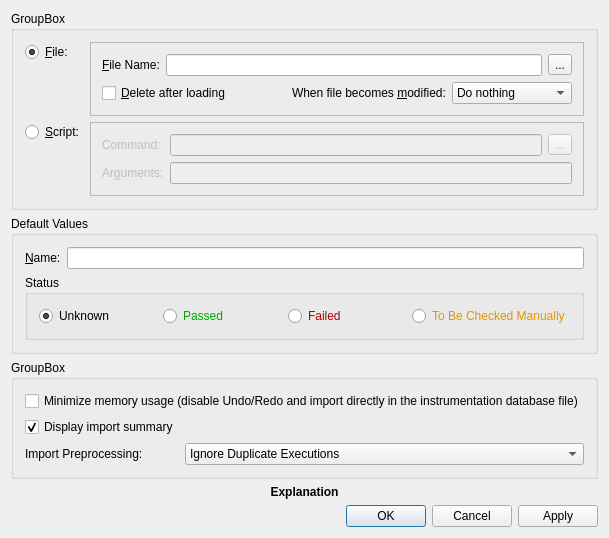
<?xml version="1.0" encoding="UTF-8"?>
<ui version="4.0">
 <class>WLoadExecutionUI</class>
 <widget class="QDialog" name="WLoadExecutionUI">
  <property name="geometry">
   <rect>
    <x>0</x>
    <y>0</y>
    <width>566</width>
    <height>461</height>
   </rect>
  </property>
  <property name="windowTitle">
   <string>Load the execution result</string>
  </property>
  <layout class="QVBoxLayout" name="verticalLayout">
   <item>
    <widget class="QGroupBox" name="groupBox_3">
     <property name="title">
      <string>GroupBox</string>
     </property>
     <layout class="QFormLayout" name="formLayout">
      <item row="0" column="0">
       <widget class="QRadioButton" name="select_file_p">
        <property name="text">
         <string>&amp;File:</string>
        </property>
        <property name="checked">
         <bool>true</bool>
        </property>
       </widget>
      </item>
      <item row="0" column="1">
       <widget class="QFrame" name="frame_file_p">
        <property name="frameShape">
         <enum>QFrame::StyledPanel</enum>
        </property>
        <property name="frameShadow">
         <enum>QFrame::Raised</enum>
        </property>
        <layout class="QGridLayout">
         <item row="0" column="1" colspan="3">
          <layout class="QHBoxLayout">
           <item>
            <widget class="QLineEdit" name="file_p"/>
           </item>
           <item>
            <widget class="QToolButton" name="browse_p">
             <property name="text">
              <string>...</string>
             </property>
            </widget>
           </item>
          </layout>
         </item>
         <item row="0" column="0">
          <widget class="QLabel" name="textLabel2">
           <property name="sizePolicy">
            <sizepolicy hsizetype="Fixed" vsizetype="Fixed">
             <horstretch>0</horstretch>
             <verstretch>0</verstretch>
            </sizepolicy>
           </property>
           <property name="text">
            <string>&amp;File Name:</string>
           </property>
           <property name="buddy">
            <cstring>file_p</cstring>
           </property>
          </widget>
         </item>
         <item row="1" column="0" colspan="2">
          <widget class="QCheckBox" name="delete_p">
           <property name="sizePolicy">
            <sizepolicy hsizetype="Fixed" vsizetype="Fixed">
             <horstretch>0</horstretch>
             <verstretch>0</verstretch>
            </sizepolicy>
           </property>
           <property name="text">
            <string>&amp;Delete after loading</string>
           </property>
          </widget>
         </item>
         <item row="1" column="3">
          <widget class="QComboBox" name="watch_p">
           <item>
            <property name="text">
             <string>Do nothing</string>
            </property>
           </item>
           <item>
            <property name="text">
             <string>Open this dialog</string>
            </property>
           </item>
          </widget>
         </item>
         <item row="1" column="2">
          <widget class="QLabel" name="label_2">
           <property name="text">
            <string>When file becomes &amp;modified:</string>
           </property>
           <property name="buddy">
            <cstring>watch_p</cstring>
           </property>
          </widget>
         </item>
        </layout>
       </widget>
      </item>
      <item row="1" column="0">
       <widget class="QRadioButton" name="select_script_p">
        <property name="text">
         <string>&amp;Script:</string>
        </property>
       </widget>
      </item>
      <item row="1" column="1">
       <widget class="QFrame" name="frame_script_p">
        <property name="enabled">
         <bool>false</bool>
        </property>
        <property name="frameShape">
         <enum>QFrame::StyledPanel</enum>
        </property>
        <property name="frameShadow">
         <enum>QFrame::Raised</enum>
        </property>
        <layout class="QGridLayout">
         <item row="0" column="0">
          <widget class="QLabel" name="label">
           <property name="text">
            <string>Command:</string>
           </property>
           <property name="buddy">
            <cstring>script_p</cstring>
           </property>
          </widget>
         </item>
         <item row="1" column="1">
          <widget class="QLineEdit" name="arguments_p"/>
         </item>
         <item row="1" column="0">
          <widget class="QLabel" name="label_3">
           <property name="text">
            <string>Arguments:</string>
           </property>
          </widget>
         </item>
         <item row="0" column="1">
          <layout class="QHBoxLayout">
           <item>
            <widget class="QLineEdit" name="script_p"/>
           </item>
           <item>
            <widget class="QToolButton" name="browse_script_p">
             <property name="text">
              <string>...</string>
             </property>
            </widget>
           </item>
          </layout>
         </item>
        </layout>
       </widget>
      </item>
     </layout>
    </widget>
   </item>
   <item>
    <widget class="QGroupBox" name="groupBox_2">
     <property name="title">
      <string>Default Values</string>
     </property>
     <layout class="QGridLayout" name="gridLayout123">
      <item row="0" column="0">
       <widget class="QLabel" name="textLabel1">
        <property name="sizePolicy">
         <sizepolicy hsizetype="Fixed" vsizetype="Fixed">
          <horstretch>0</horstretch>
          <verstretch>0</verstretch>
         </sizepolicy>
        </property>
        <property name="text">
         <string>&amp;Name:</string>
        </property>
        <property name="buddy">
         <cstring>name_p</cstring>
        </property>
       </widget>
      </item>
      <item row="0" column="1">
       <widget class="QLineEdit" name="name_p">
        <property name="toolTip">
         <string>&lt;!DOCTYPE HTML PUBLIC &quot;-//W3C//DTD HTML 4.0//EN&quot; &quot;http://www.w3.org/TR/REC-html40/strict.dtd&quot;&gt;
&lt;html&gt;&lt;head&gt;&lt;meta name=&quot;qrichtext&quot; content=&quot;1&quot; /&gt;&lt;style type=&quot;text/css&quot;&gt;
p, li { white-space: pre-wrap; }
&lt;/style&gt;&lt;/head&gt;&lt;body style=&quot; font-family:'Sans Serif'; font-size:9pt; font-weight:400; font-style:normal;&quot;&gt;
&lt;table style=&quot;-qt-table-type: root; margin-top:4px; margin-bottom:4px; margin-left:4px; margin-right:4px;&quot;&gt;
&lt;tr&gt;
&lt;td style=&quot;border: none;&quot;&gt;
&lt;p style=&quot; margin-top:0px; margin-bottom:0px; margin-left:0px; margin-right:0px; -qt-block-indent:0; text-indent:0px;&quot;&gt;Execution Name.&lt;/p&gt;
&lt;p style=&quot; margin-top:0px; margin-bottom:0px; margin-left:0px; margin-right:0px; -qt-block-indent:0; text-indent:0px;&quot;&gt;&lt;span style=&quot; font-style:italic; text-decoration: underline;&quot;&gt;Note:&lt;/span&gt;&lt;span style=&quot; font-style:italic;&quot;&gt; &lt;/span&gt;only relevant if the execution name is not defined in the execution report.&lt;/p&gt;&lt;/td&gt;&lt;/tr&gt;&lt;/table&gt;&lt;/body&gt;&lt;/html&gt;</string>
        </property>
        <property name="statusTip">
         <string>Execution Name</string>
        </property>
       </widget>
      </item>
      <item row="1" column="0" colspan="2">
       <widget class="QGroupBox" name="groupBox">
        <property name="title">
         <string>Status</string>
        </property>
        <layout class="QHBoxLayout" name="horizontalLayout">
         <item>
          <widget class="QRadioButton" name="execution_status_unknown_p">
           <property name="toolTip">
            <string>&lt;!DOCTYPE HTML PUBLIC &quot;-//W3C//DTD HTML 4.0//EN&quot; &quot;http://www.w3.org/TR/REC-html40/strict.dtd&quot;&gt;
&lt;html&gt;&lt;head&gt;&lt;meta name=&quot;qrichtext&quot; content=&quot;1&quot; /&gt;&lt;style type=&quot;text/css&quot;&gt;
p, li { white-space: pre-wrap; }
&lt;/style&gt;&lt;/head&gt;&lt;body style=&quot; font-family:'Sans Serif'; font-size:9pt; font-weight:400; font-style:normal;&quot;&gt;
&lt;table style=&quot;-qt-table-type: root; margin-top:4px; margin-bottom:4px; margin-left:4px; margin-right:4px;&quot;&gt;
&lt;tr&gt;
&lt;td style=&quot;border: none;&quot;&gt;
&lt;p style=&quot; margin-top:0px; margin-bottom:0px; margin-left:0px; margin-right:0px; -qt-block-indent:0; text-indent:0px;&quot;&gt;Unknow execution status.&lt;/p&gt;
&lt;p style=&quot; margin-top:0px; margin-bottom:0px; margin-left:0px; margin-right:0px; -qt-block-indent:0; text-indent:0px;&quot;&gt;&lt;span style=&quot; font-style:italic; text-decoration: underline;&quot;&gt;Note:&lt;/span&gt;&lt;span style=&quot; font-style:italic;&quot;&gt; &lt;/span&gt;only relevant if the execution status is not defined in the execution report.&lt;/p&gt;&lt;/td&gt;&lt;/tr&gt;&lt;/table&gt;&lt;/body&gt;&lt;/html&gt;</string>
           </property>
           <property name="statusTip">
            <string>Execution status unknown</string>
           </property>
           <property name="text">
            <string>Unknown</string>
           </property>
           <property name="checked">
            <bool>true</bool>
           </property>
          </widget>
         </item>
         <item>
          <widget class="QRadioButton" name="execution_status_passed_p">
           <property name="palette">
            <palette>
             <active>
              <colorrole role="WindowText">
               <brush brushstyle="SolidPattern">
                <color alpha="255">
                 <red>0</red>
                 <green>170</green>
                 <blue>0</blue>
                </color>
               </brush>
              </colorrole>
              <colorrole role="Text">
               <brush brushstyle="SolidPattern">
                <color alpha="255">
                 <red>0</red>
                 <green>255</green>
                 <blue>0</blue>
                </color>
               </brush>
              </colorrole>
             </active>
             <inactive>
              <colorrole role="WindowText">
               <brush brushstyle="SolidPattern">
                <color alpha="255">
                 <red>0</red>
                 <green>170</green>
                 <blue>0</blue>
                </color>
               </brush>
              </colorrole>
              <colorrole role="Text">
               <brush brushstyle="SolidPattern">
                <color alpha="255">
                 <red>0</red>
                 <green>255</green>
                 <blue>0</blue>
                </color>
               </brush>
              </colorrole>
             </inactive>
             <disabled>
              <colorrole role="WindowText">
               <brush brushstyle="SolidPattern">
                <color alpha="255">
                 <red>110</red>
                 <green>111</green>
                 <blue>114</blue>
                </color>
               </brush>
              </colorrole>
              <colorrole role="Text">
               <brush brushstyle="SolidPattern">
                <color alpha="255">
                 <red>110</red>
                 <green>111</green>
                 <blue>114</blue>
                </color>
               </brush>
              </colorrole>
             </disabled>
            </palette>
           </property>
           <property name="toolTip">
            <string>&lt;!DOCTYPE HTML PUBLIC &quot;-//W3C//DTD HTML 4.0//EN&quot; &quot;http://www.w3.org/TR/REC-html40/strict.dtd&quot;&gt;
&lt;html&gt;&lt;head&gt;&lt;meta name=&quot;qrichtext&quot; content=&quot;1&quot; /&gt;&lt;style type=&quot;text/css&quot;&gt;
p, li { white-space: pre-wrap; }
&lt;/style&gt;&lt;/head&gt;&lt;body style=&quot; font-family:'Sans Serif'; font-size:9pt; font-weight:400; font-style:normal;&quot;&gt;
&lt;table style=&quot;-qt-table-type: root; margin-top:4px; margin-bottom:4px; margin-left:4px; margin-right:4px;&quot;&gt;
&lt;tr&gt;
&lt;td style=&quot;border: none;&quot;&gt;
&lt;p style=&quot; margin-top:0px; margin-bottom:0px; margin-left:0px; margin-right:0px; -qt-block-indent:0; text-indent:0px;&quot;&gt;Test passed.&lt;/p&gt;
&lt;p style=&quot; margin-top:0px; margin-bottom:0px; margin-left:0px; margin-right:0px; -qt-block-indent:0; text-indent:0px;&quot;&gt;&lt;span style=&quot; font-style:italic; text-decoration: underline;&quot;&gt;Note:&lt;/span&gt;&lt;span style=&quot; font-style:italic;&quot;&gt; &lt;/span&gt;only relevant if the execution status is not defined in the execution report.&lt;/p&gt;&lt;/td&gt;&lt;/tr&gt;&lt;/table&gt;&lt;/body&gt;&lt;/html&gt;</string>
           </property>
           <property name="statusTip">
            <string>Execution passed</string>
           </property>
           <property name="text">
            <string>Passed</string>
           </property>
          </widget>
         </item>
         <item>
          <widget class="QRadioButton" name="execution_status_failed_p">
           <property name="palette">
            <palette>
             <active>
              <colorrole role="WindowText">
               <brush brushstyle="SolidPattern">
                <color alpha="255">
                 <red>170</red>
                 <green>0</green>
                 <blue>0</blue>
                </color>
               </brush>
              </colorrole>
             </active>
             <inactive>
              <colorrole role="WindowText">
               <brush brushstyle="SolidPattern">
                <color alpha="255">
                 <red>170</red>
                 <green>0</green>
                 <blue>0</blue>
                </color>
               </brush>
              </colorrole>
             </inactive>
             <disabled>
              <colorrole role="WindowText">
               <brush brushstyle="SolidPattern">
                <color alpha="255">
                 <red>110</red>
                 <green>111</green>
                 <blue>114</blue>
                </color>
               </brush>
              </colorrole>
             </disabled>
            </palette>
           </property>
           <property name="toolTip">
            <string>&lt;!DOCTYPE HTML PUBLIC &quot;-//W3C//DTD HTML 4.0//EN&quot; &quot;http://www.w3.org/TR/REC-html40/strict.dtd&quot;&gt;
&lt;html&gt;&lt;head&gt;&lt;meta name=&quot;qrichtext&quot; content=&quot;1&quot; /&gt;&lt;style type=&quot;text/css&quot;&gt;
p, li { white-space: pre-wrap; }
&lt;/style&gt;&lt;/head&gt;&lt;body style=&quot; font-family:'Sans Serif'; font-size:9pt; font-weight:400; font-style:normal;&quot;&gt;
&lt;table style=&quot;-qt-table-type: root; margin-top:4px; margin-bottom:4px; margin-left:4px; margin-right:4px;&quot;&gt;
&lt;tr&gt;
&lt;td style=&quot;border: none;&quot;&gt;
&lt;p style=&quot; margin-top:0px; margin-bottom:0px; margin-left:0px; margin-right:0px; -qt-block-indent:0; text-indent:0px;&quot;&gt;Test failed.&lt;/p&gt;
&lt;p style=&quot; margin-top:0px; margin-bottom:0px; margin-left:0px; margin-right:0px; -qt-block-indent:0; text-indent:0px;&quot;&gt;&lt;span style=&quot; font-style:italic; text-decoration: underline;&quot;&gt;Note:&lt;/span&gt;&lt;span style=&quot; font-style:italic;&quot;&gt; &lt;/span&gt;only relevant if the execution status is not defined in the execution report.&lt;/p&gt;&lt;/td&gt;&lt;/tr&gt;&lt;/table&gt;&lt;/body&gt;&lt;/html&gt;</string>
           </property>
           <property name="statusTip">
            <string>Execution failed</string>
           </property>
           <property name="text">
            <string>Failed</string>
           </property>
          </widget>
         </item>
         <item>
          <widget class="QRadioButton" name="execution_status_to_be_checked_manually_p">
           <property name="palette">
            <palette>
             <active>
              <colorrole role="WindowText">
               <brush brushstyle="SolidPattern">
                <color alpha="255">
                 <red>226</red>
                 <green>151</green>
                 <blue>0</blue>
                </color>
               </brush>
              </colorrole>
             </active>
             <inactive>
              <colorrole role="WindowText">
               <brush brushstyle="SolidPattern">
                <color alpha="255">
                 <red>226</red>
                 <green>151</green>
                 <blue>0</blue>
                </color>
               </brush>
              </colorrole>
             </inactive>
             <disabled>
              <colorrole role="WindowText">
               <brush brushstyle="SolidPattern">
                <color alpha="255">
                 <red>110</red>
                 <green>111</green>
                 <blue>114</blue>
                </color>
               </brush>
              </colorrole>
             </disabled>
            </palette>
           </property>
           <property name="toolTip">
            <string>&lt;!DOCTYPE HTML PUBLIC &quot;-//W3C//DTD HTML 4.0//EN&quot; &quot;http://www.w3.org/TR/REC-html40/strict.dtd&quot;&gt;
&lt;html&gt;&lt;head&gt;&lt;meta name=&quot;qrichtext&quot; content=&quot;1&quot; /&gt;&lt;style type=&quot;text/css&quot;&gt;
p, li { white-space: pre-wrap; }
&lt;/style&gt;&lt;/head&gt;&lt;body style=&quot; font-family:'Sans Serif'; font-size:9pt; font-weight:400; font-style:normal;&quot;&gt;
&lt;table style=&quot;-qt-table-type: root; margin-top:4px; margin-bottom:4px; margin-left:4px; margin-right:4px;&quot;&gt;
&lt;tr&gt;
&lt;td style=&quot;border: none;&quot;&gt;
&lt;p style=&quot; margin-top:0px; margin-bottom:0px; margin-left:0px; margin-right:0px; -qt-block-indent:0; text-indent:0px;&quot;&gt;Test status need to be checked.&lt;/p&gt;
&lt;p style=&quot; margin-top:0px; margin-bottom:0px; margin-left:0px; margin-right:0px; -qt-block-indent:0; text-indent:0px;&quot;&gt;&lt;span style=&quot; font-style:italic; text-decoration: underline;&quot;&gt;Note:&lt;/span&gt;&lt;span style=&quot; font-style:italic;&quot;&gt; &lt;/span&gt;only relevant if the execution status is not defined in the execution report.&lt;/p&gt;&lt;/td&gt;&lt;/tr&gt;&lt;/table&gt;&lt;/body&gt;&lt;/html&gt;</string>
           </property>
           <property name="statusTip">
            <string>Test status need to be check manually</string>
           </property>
           <property name="text">
            <string>To Be Checked Manually</string>
           </property>
          </widget>
         </item>
        </layout>
       </widget>
      </item>
     </layout>
    </widget>
   </item>
   <item>
    <widget class="QGroupBox" name="groupBox_4">
     <property name="title">
      <string>GroupBox</string>
     </property>
     <layout class="QFormLayout" name="formLayout_2">
      <item row="0" column="0" colspan="2">
       <widget class="QCheckBox" name="minimize_memory_usage_p">
        <property name="text">
         <string>Minimize memory usage (disable Undo/Redo and import directly in the instrumentation database file)</string>
        </property>
       </widget>
      </item>
      <item row="2" column="0">
       <widget class="QLabel" name="import_type_label_p">
        <property name="text">
         <string>Import Preprocessing:</string>
        </property>
        <property name="buddy">
         <cstring>import_preprocessing_p</cstring>
        </property>
       </widget>
      </item>
      <item row="2" column="1">
       <widget class="QComboBox" name="import_preprocessing_p">
        <item>
         <property name="text">
          <string>Ignore Duplicate Executions</string>
         </property>
        </item>
        <item>
         <property name="text">
          <string>Import Duplicate Executions</string>
         </property>
        </item>
        <item>
         <property name="text">
          <string>Import Duplicate and Empty Executions</string>
         </property>
        </item>
        <item>
         <property name="text">
          <string>Merge executions with the same name together</string>
         </property>
        </item>
       </widget>
      </item>
      <item row="1" column="0">
       <widget class="QCheckBox" name="display_import_summary_p">
        <property name="text">
         <string>Display import summary</string>
        </property>
        <property name="checked">
         <bool>true</bool>
        </property>
       </widget>
      </item>
     </layout>
    </widget>
   </item>
   <item>
    <widget class="QLabel" name="explanation_p">
     <property name="sizePolicy">
      <sizepolicy hsizetype="Expanding" vsizetype="Preferred">
       <horstretch>0</horstretch>
       <verstretch>0</verstretch>
      </sizepolicy>
     </property>
     <property name="font">
      <font>
       <weight>75</weight>
       <bold>true</bold>
      </font>
     </property>
     <property name="text">
      <string>Explanation</string>
     </property>
     <property name="alignment">
      <set>Qt::AlignCenter</set>
     </property>
     <property name="wordWrap">
      <bool>true</bool>
     </property>
    </widget>
   </item>
   <item>
    <widget class="QDialogButtonBox" name="buttons_p">
     <property name="standardButtons">
      <set>QDialogButtonBox::Apply|QDialogButtonBox::Cancel|QDialogButtonBox::Ok</set>
     </property>
    </widget>
   </item>
  </layout>
 </widget>
 <layoutdefault spacing="6" margin="11"/>
 <pixmapfunction>QPixmap</pixmapfunction>
 <tabstops>
  <tabstop>file_p</tabstop>
  <tabstop>name_p</tabstop>
  <tabstop>delete_p</tabstop>
 </tabstops>
 <includes>
  <include location="local">coveragebrowserpdef.h</include>
 </includes>
 <resources/>
 <connections>
  <connection>
   <sender>select_script_p</sender>
   <signal>toggled(bool)</signal>
   <receiver>frame_script_p</receiver>
   <slot>setEnabled(bool)</slot>
   <hints>
    <hint type="sourcelabel">
     <x>52</x>
     <y>141</y>
    </hint>
    <hint type="destinationlabel">
     <x>141</x>
     <y>147</y>
    </hint>
   </hints>
  </connection>
  <connection>
   <sender>select_file_p</sender>
   <signal>toggled(bool)</signal>
   <receiver>frame_file_p</receiver>
   <slot>setEnabled(bool)</slot>
   <hints>
    <hint type="sourcelabel">
     <x>63</x>
     <y>59</y>
    </hint>
    <hint type="destinationlabel">
     <x>161</x>
     <y>73</y>
    </hint>
   </hints>
  </connection>
  <connection>
   <sender>buttons_p</sender>
   <signal>accepted()</signal>
   <receiver>WLoadExecutionUI</receiver>
   <slot>accept()</slot>
   <hints>
    <hint type="sourcelabel">
     <x>511</x>
     <y>267</y>
    </hint>
    <hint type="destinationlabel">
     <x>512</x>
     <y>285</y>
    </hint>
   </hints>
  </connection>
  <connection>
   <sender>buttons_p</sender>
   <signal>rejected()</signal>
   <receiver>WLoadExecutionUI</receiver>
   <slot>reject()</slot>
   <hints>
    <hint type="sourcelabel">
     <x>585</x>
     <y>262</y>
    </hint>
    <hint type="destinationlabel">
     <x>592</x>
     <y>284</y>
    </hint>
   </hints>
  </connection>
 </connections>
</ui>
